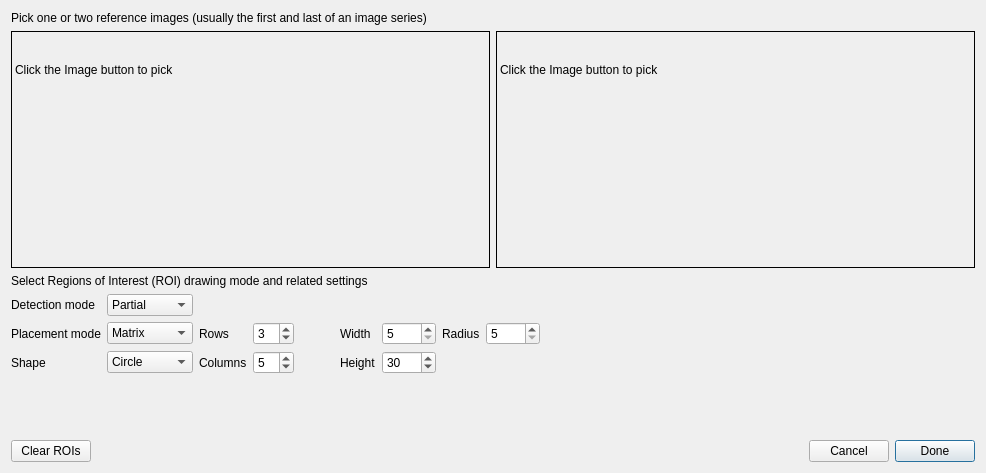
<?xml version="1.0" encoding="UTF-8"?>
<ui version="4.0">
 <class>ImageRoiDialog</class>
 <widget class="QDialog" name="ImageRoiDialog">
  <property name="geometry">
   <rect>
    <x>0</x>
    <y>0</y>
    <width>986</width>
    <height>473</height>
   </rect>
  </property>
  <property name="windowTitle">
   <string>Regions of Interest (ROI)</string>
  </property>
  <property name="modal">
   <bool>true</bool>
  </property>
  <layout class="QGridLayout" name="gridLayout_2">
   <item row="0" column="0">
    <layout class="QVBoxLayout" name="vertical_layout" stretch="0,4,0,0,0,0,0,0">
     <item>
      <widget class="QLabel" name="label">
       <property name="text">
        <string>Pick one or two reference images (usually the first and last of an image series)</string>
       </property>
      </widget>
     </item>
     <item>
      <layout class="QHBoxLayout" name="horizontal_layout">
       <item>
        <widget class="ClickableLabel" name="reference_image1">
         <property name="sizePolicy">
          <sizepolicy hsizetype="MinimumExpanding" vsizetype="MinimumExpanding">
           <horstretch>0</horstretch>
           <verstretch>0</verstretch>
          </sizepolicy>
         </property>
         <property name="minimumSize">
          <size>
           <width>300</width>
           <height>200</height>
          </size>
         </property>
         <property name="frameShape">
          <enum>QFrame::Box</enum>
         </property>
         <property name="text">
          <string>&lt;br&gt;&lt;br&gt;Click the Image button to pick</string>
         </property>
         <property name="scaledContents">
          <bool>false</bool>
         </property>
         <property name="alignment">
          <set>Qt::AlignLeading|Qt::AlignLeft|Qt::AlignTop</set>
         </property>
        </widget>
       </item>
       <item>
        <widget class="ClickableLabel" name="reference_image2">
         <property name="sizePolicy">
          <sizepolicy hsizetype="MinimumExpanding" vsizetype="MinimumExpanding">
           <horstretch>0</horstretch>
           <verstretch>0</verstretch>
          </sizepolicy>
         </property>
         <property name="minimumSize">
          <size>
           <width>300</width>
           <height>200</height>
          </size>
         </property>
         <property name="frameShape">
          <enum>QFrame::Box</enum>
         </property>
         <property name="text">
          <string>&lt;br&gt;&lt;br&gt;Click the Image button to pick</string>
         </property>
         <property name="alignment">
          <set>Qt::AlignLeading|Qt::AlignLeft|Qt::AlignTop</set>
         </property>
        </widget>
       </item>
      </layout>
     </item>
     <item>
      <widget class="QLabel" name="label_2">
       <property name="text">
        <string>Select Regions of Interest (ROI) drawing mode and related settings</string>
       </property>
      </widget>
     </item>
     <item>
      <layout class="QHBoxLayout" name="horizontalLayout_2" stretch="0,2">
       <item>
        <layout class="QGridLayout" name="grid_layout" columnstretch="0,1,0,1,0,0,0,0,0" columnminimumwidth="1,1,0,0,1,0,0,0,0">
         <item row="1" column="3">
          <widget class="QSpinBox" name="rows_spinbox">
           <property name="minimum">
            <number>1</number>
           </property>
           <property name="maximum">
            <number>10</number>
           </property>
           <property name="value">
            <number>3</number>
           </property>
          </widget>
         </item>
         <item row="1" column="2">
          <widget class="QLabel" name="rows_label">
           <property name="text">
            <string>Rows</string>
           </property>
          </widget>
         </item>
         <item row="1" column="1">
          <widget class="QComboBox" name="roi_placement_mode">
           <item>
            <property name="text">
             <string>Matrix</string>
            </property>
           </item>
           <item>
            <property name="text">
             <string>Individual</string>
            </property>
           </item>
          </widget>
         </item>
         <item row="0" column="1">
          <widget class="QComboBox" name="roi_detection_mode">
           <item>
            <property name="text">
             <string>Partial</string>
            </property>
           </item>
           <item>
            <property name="text">
             <string>Cut to</string>
            </property>
           </item>
           <item>
            <property name="text">
             <string>Largest</string>
            </property>
           </item>
          </widget>
         </item>
         <item row="1" column="6">
          <widget class="QSpinBox" name="width_spinbox">
           <property name="minimum">
            <number>5</number>
           </property>
           <property name="maximum">
            <number>1000</number>
           </property>
           <property name="value">
            <number>5</number>
           </property>
          </widget>
         </item>
         <item row="1" column="5">
          <widget class="QLabel" name="width_label">
           <property name="text">
            <string>Width</string>
           </property>
          </widget>
         </item>
         <item row="1" column="4">
          <spacer name="horizontal_spacer">
           <property name="orientation">
            <enum>Qt::Horizontal</enum>
           </property>
           <property name="sizeHint" stdset="0">
            <size>
             <width>40</width>
             <height>20</height>
            </size>
           </property>
          </spacer>
         </item>
         <item row="2" column="5">
          <widget class="QLabel" name="height_label">
           <property name="text">
            <string>Height</string>
           </property>
          </widget>
         </item>
         <item row="2" column="6">
          <widget class="QSpinBox" name="height_spinbox">
           <property name="minimum">
            <number>5</number>
           </property>
           <property name="maximum">
            <number>1000</number>
           </property>
           <property name="value">
            <number>30</number>
           </property>
          </widget>
         </item>
         <item row="2" column="2">
          <widget class="QLabel" name="columns_label">
           <property name="text">
            <string>Columns</string>
           </property>
          </widget>
         </item>
         <item row="2" column="1">
          <widget class="QComboBox" name="roi_shape">
           <item>
            <property name="text">
             <string>Circle</string>
            </property>
           </item>
           <item>
            <property name="text">
             <string>Rectangle</string>
            </property>
           </item>
           <item>
            <property name="text">
             <string>Ellipse</string>
            </property>
           </item>
           <item>
            <property name="text">
             <string>Polygon</string>
            </property>
           </item>
          </widget>
         </item>
         <item row="1" column="8">
          <widget class="QSpinBox" name="radius_spinbox">
           <property name="minimum">
            <number>5</number>
           </property>
           <property name="maximum">
            <number>1000</number>
           </property>
          </widget>
         </item>
         <item row="1" column="7">
          <widget class="QLabel" name="radius_label">
           <property name="text">
            <string>Radius</string>
           </property>
          </widget>
         </item>
         <item row="2" column="3">
          <widget class="QSpinBox" name="columns_spinbox">
           <property name="minimum">
            <number>1</number>
           </property>
           <property name="maximum">
            <number>10</number>
           </property>
           <property name="value">
            <number>5</number>
           </property>
          </widget>
         </item>
         <item row="0" column="0">
          <widget class="QLabel" name="label_3">
           <property name="text">
            <string>Detection mode</string>
           </property>
          </widget>
         </item>
         <item row="1" column="0">
          <widget class="QLabel" name="label_4">
           <property name="text">
            <string>Placement mode</string>
           </property>
          </widget>
         </item>
         <item row="2" column="0">
          <widget class="QLabel" name="label_5">
           <property name="text">
            <string>Shape</string>
           </property>
          </widget>
         </item>
        </layout>
       </item>
       <item>
        <spacer name="horizontalSpacer_2">
         <property name="orientation">
          <enum>Qt::Horizontal</enum>
         </property>
         <property name="sizeHint" stdset="0">
          <size>
           <width>40</width>
           <height>20</height>
          </size>
         </property>
        </spacer>
       </item>
      </layout>
     </item>
     <item>
      <layout class="QHBoxLayout" name="horizontalLayout_3"/>
     </item>
     <item>
      <widget class="QLabel" name="info_label">
       <property name="text">
        <string/>
       </property>
       <property name="alignment">
        <set>Qt::AlignLeading|Qt::AlignLeft|Qt::AlignTop</set>
       </property>
      </widget>
     </item>
     <item>
      <spacer name="vertical_spacer">
       <property name="orientation">
        <enum>Qt::Vertical</enum>
       </property>
       <property name="sizeHint" stdset="0">
        <size>
         <width>20</width>
         <height>40</height>
        </size>
       </property>
      </spacer>
     </item>
     <item>
      <layout class="QHBoxLayout" name="horizontalLayout_4">
       <item>
        <widget class="QPushButton" name="clear_button">
         <property name="text">
          <string>Clear ROIs</string>
         </property>
         <property name="autoDefault">
          <bool>false</bool>
         </property>
        </widget>
       </item>
       <item>
        <spacer name="horizontalSpacer_3">
         <property name="orientation">
          <enum>Qt::Horizontal</enum>
         </property>
         <property name="sizeHint" stdset="0">
          <size>
           <width>40</width>
           <height>20</height>
          </size>
         </property>
        </spacer>
       </item>
       <item>
        <widget class="QPushButton" name="cancel_button">
         <property name="text">
          <string>Cancel</string>
         </property>
         <property name="autoDefault">
          <bool>false</bool>
         </property>
        </widget>
       </item>
       <item>
        <widget class="QPushButton" name="done_button">
         <property name="text">
          <string>Done</string>
         </property>
         <property name="autoDefault">
          <bool>true</bool>
         </property>
         <property name="default">
          <bool>false</bool>
         </property>
        </widget>
       </item>
      </layout>
     </item>
    </layout>
   </item>
  </layout>
 </widget>
 <customwidgets>
  <customwidget>
   <class>ClickableLabel</class>
   <extends>QLabel</extends>
   <header>ClickableLabel</header>
  </customwidget>
 </customwidgets>
 <resources/>
 <connections>
  <connection>
   <sender>done_button</sender>
   <signal>clicked()</signal>
   <receiver>ImageRoiDialog</receiver>
   <slot>accept()</slot>
   <hints>
    <hint type="sourcelabel">
     <x>937</x>
     <y>449</y>
    </hint>
    <hint type="destinationlabel">
     <x>492</x>
     <y>236</y>
    </hint>
   </hints>
  </connection>
 </connections>
</ui>
